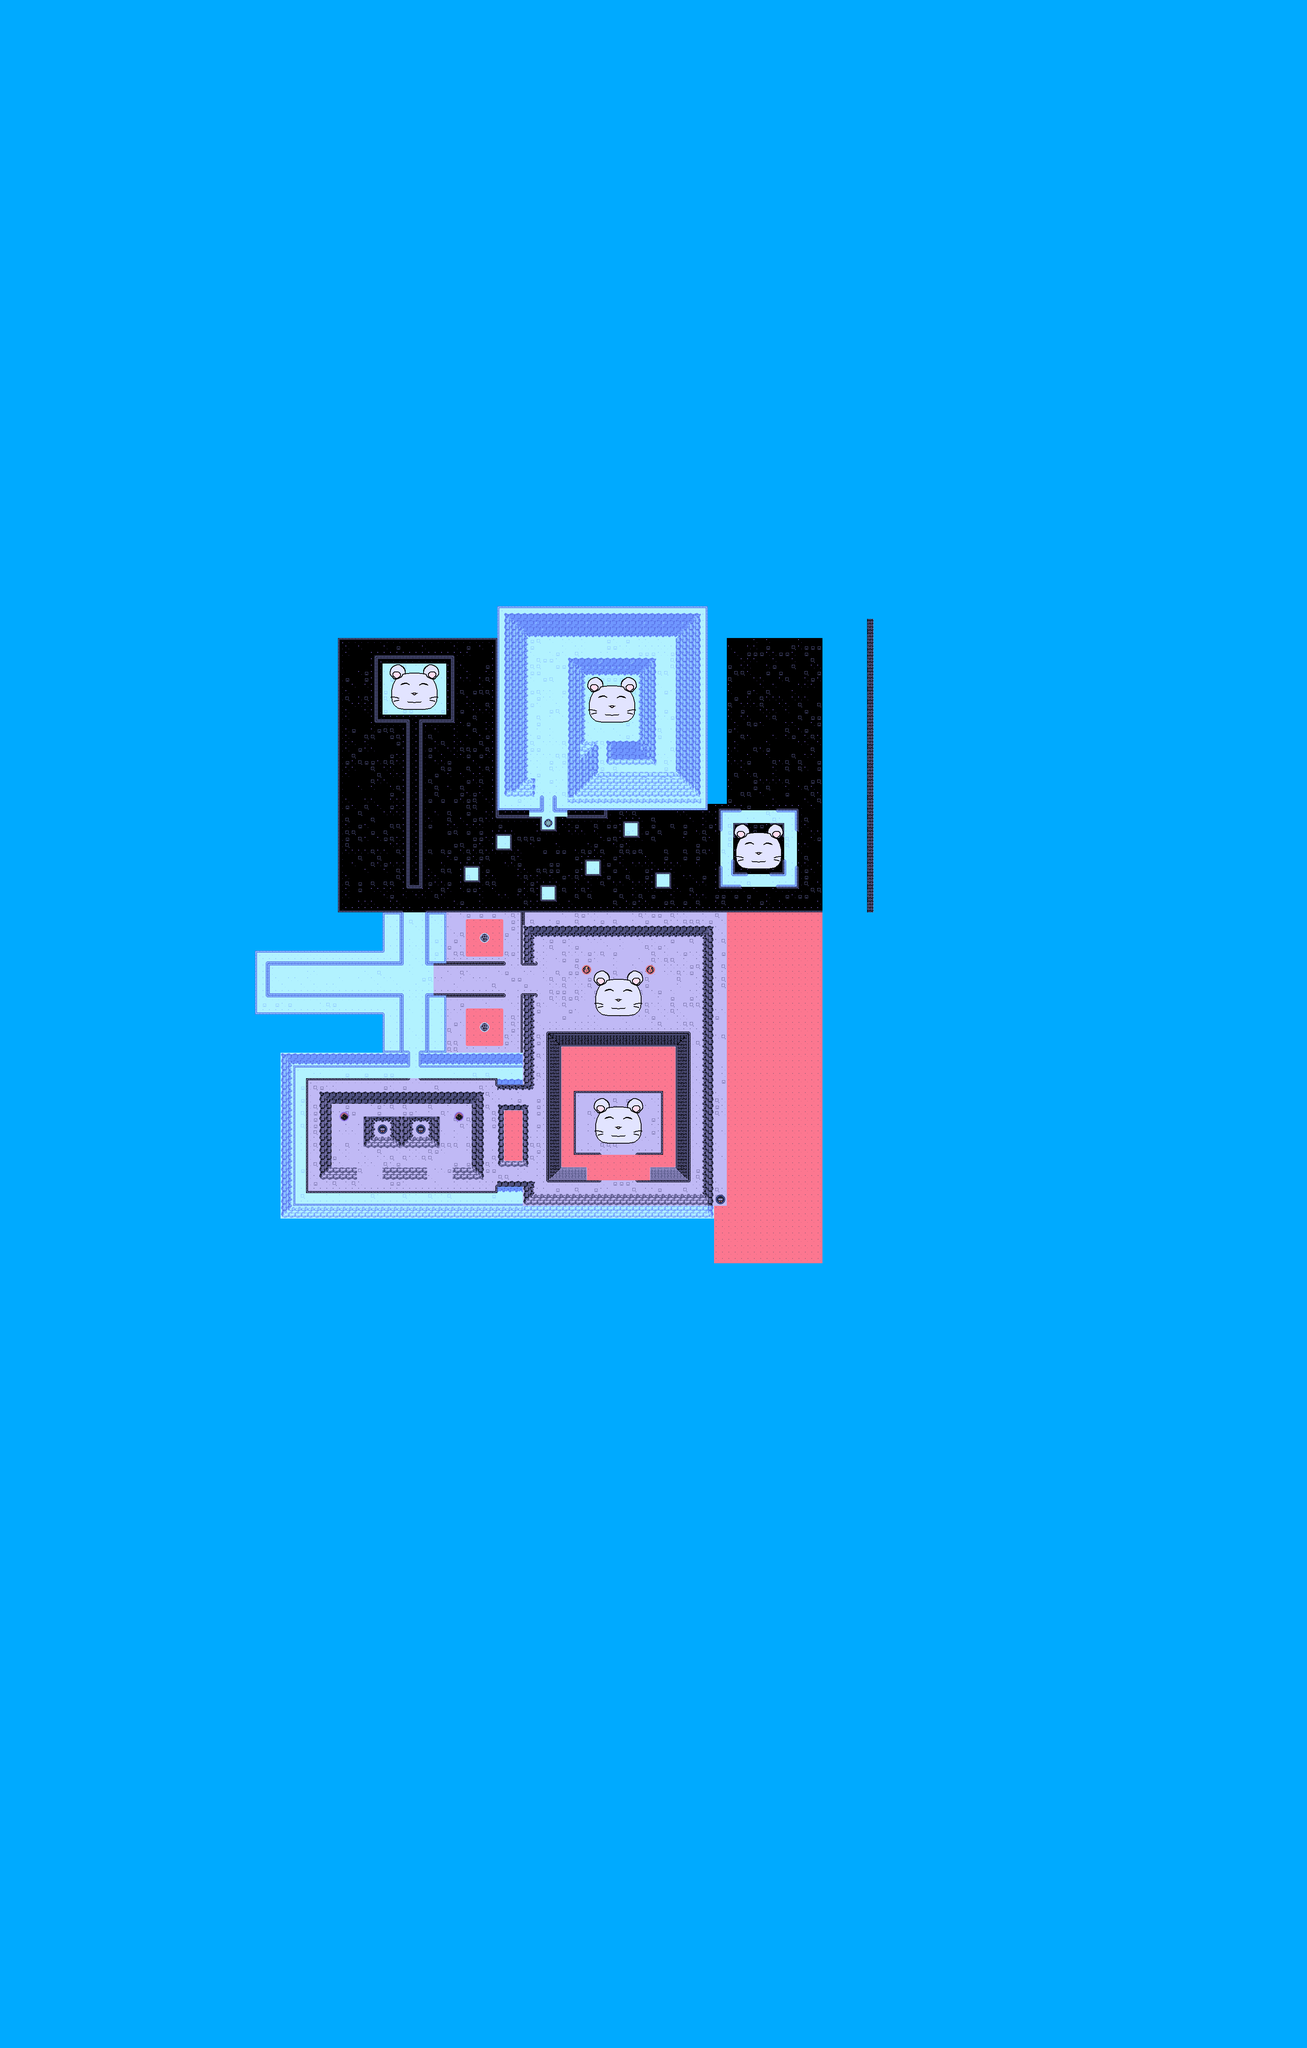

The image is a tile-based game level rendered from a .tmx file. Its description and source (layers, tilesets, objects; grid data summarised) follow:
An orthogonal 205x321 tile map with 16x16 px tiles, 4 tile layers (Tile Layer 1, Tile Layer 2, Tile Layer 3, Tile Layer 4) and 1 object (SpawnZone).

<map version="1.10" tiledversion="1.10.2" class="Map" orientation="orthogonal" renderorder="right-down" width="205" height="321" tilewidth="16" tileheight="16" infinite="0" backgroundcolor="#00aaff" nextlayerid="6" nextobjectid="7">
 <properties>
  <property name="AI Difficulty" type="int" propertytype="Difficulty" value="0" />
  <property name="BGM" propertytype="BGM" value="shiru8bit - Moonlight.ogg" />
 </properties>
 <tileset firstgid="1" source="Terrain.tsx" />
 <layer id="1" name="Tile Layer 1" width="205" height="321">
  <data>[65805 cells, 7295 non-empty, 236 distinct tile ids]</data>
 </layer>
 <layer id="2" name="Tile Layer 2" width="205" height="321">
  <data>[65805 cells, 124 non-empty, 10 distinct tile ids]</data>
 </layer>
 <layer id="3" name="Tile Layer 3" width="205" height="321">
  <data>[65805 cells, 0 non-empty, 0 distinct tile ids]</data>
 </layer>
 <layer id="4" name="Tile Layer 4" width="205" height="321">
  <data>[65805 cells, 517 non-empty, 88 distinct tile ids]</data>
 </layer>
 <objectgroup id="5" name="Object Layer 1">
  <object id="2" name="Spawn Zone" type="SpawnZone" x="656" y="2400" width="128" height="112" />
 </objectgroup>
</map>
